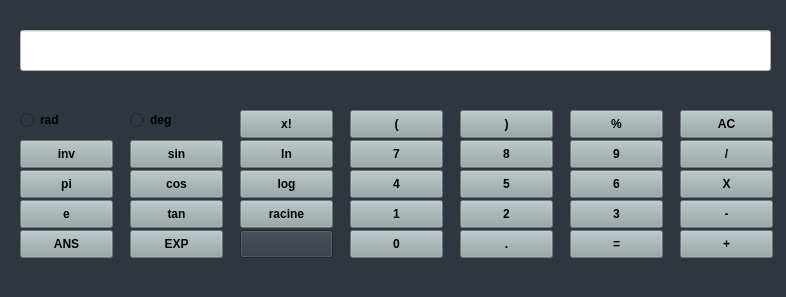
<?xml version="1.0" encoding="UTF-8"?>
<ui version="4.0">
 <class>MainWindow</class>
 <widget class="QMainWindow" name="MainWindow">
  <property name="enabled">
   <bool>true</bool>
  </property>
  <property name="geometry">
   <rect>
    <x>0</x>
    <y>0</y>
    <width>786</width>
    <height>297</height>
   </rect>
  </property>
  <property name="windowTitle">
   <string>MainWindow</string>
  </property>
  <property name="styleSheet">
   <string notr="true">background-color:rgb(47, 54, 64)</string>
  </property>
  <property name="flat" stdset="0">
   <color>
    <red>44</red>
    <green>62</green>
    <blue>80</blue>
   </color>
  </property>
  <widget class="QWidget" name="centralwidget">
   <widget class="QPushButton" name="multipl_butt">
    <property name="geometry">
     <rect>
      <x>680</x>
      <y>170</y>
      <width>93</width>
      <height>28</height>
     </rect>
    </property>
    <property name="font">
     <font>
      <weight>75</weight>
      <bold>true</bold>
     </font>
    </property>
    <property name="styleSheet">
     <string notr="true">QPushButton {
    background-color: rgb(149, 165, 166);
   
    
}</string>
    </property>
    <property name="text">
     <string>X</string>
    </property>
   </widget>
   <widget class="QPushButton" name="plus_butt">
    <property name="geometry">
     <rect>
      <x>680</x>
      <y>230</y>
      <width>93</width>
      <height>28</height>
     </rect>
    </property>
    <property name="font">
     <font>
      <weight>75</weight>
      <bold>true</bold>
     </font>
    </property>
    <property name="styleSheet">
     <string notr="true">QPushButton {
    background-color: rgb(149, 165, 166);
   
    
}</string>
    </property>
    <property name="text">
     <string>+</string>
    </property>
   </widget>
   <widget class="QPushButton" name="divise_butt">
    <property name="geometry">
     <rect>
      <x>680</x>
      <y>140</y>
      <width>93</width>
      <height>28</height>
     </rect>
    </property>
    <property name="font">
     <font>
      <weight>75</weight>
      <bold>true</bold>
     </font>
    </property>
    <property name="styleSheet">
     <string notr="true">QPushButton {
    background-color: rgb(149, 165, 166);
   
    
}</string>
    </property>
    <property name="text">
     <string>/</string>
    </property>
   </widget>
   <widget class="QPushButton" name="butt_3">
    <property name="geometry">
     <rect>
      <x>570</x>
      <y>200</y>
      <width>93</width>
      <height>28</height>
     </rect>
    </property>
    <property name="font">
     <font>
      <weight>75</weight>
      <bold>true</bold>
     </font>
    </property>
    <property name="styleSheet">
     <string notr="true">QPushButton {
    background-color: rgb(149, 165, 166);
   
    
}</string>
    </property>
    <property name="text">
     <string>3</string>
    </property>
   </widget>
   <widget class="QPushButton" name="minu_butt">
    <property name="geometry">
     <rect>
      <x>680</x>
      <y>200</y>
      <width>93</width>
      <height>28</height>
     </rect>
    </property>
    <property name="font">
     <font>
      <weight>75</weight>
      <bold>true</bold>
     </font>
    </property>
    <property name="styleSheet">
     <string notr="true">QPushButton {
    background-color: rgb(149, 165, 166);
   
    
}</string>
    </property>
    <property name="text">
     <string>-</string>
    </property>
   </widget>
   <widget class="QPushButton" name="equal_butt">
    <property name="geometry">
     <rect>
      <x>570</x>
      <y>230</y>
      <width>93</width>
      <height>28</height>
     </rect>
    </property>
    <property name="font">
     <font>
      <weight>75</weight>
      <bold>true</bold>
     </font>
    </property>
    <property name="styleSheet">
     <string notr="true">QPushButton {
    background-color: rgb(149, 165, 166);
   
    
}</string>
    </property>
    <property name="text">
     <string>=</string>
    </property>
   </widget>
   <widget class="QPushButton" name="butt_6">
    <property name="geometry">
     <rect>
      <x>570</x>
      <y>170</y>
      <width>93</width>
      <height>28</height>
     </rect>
    </property>
    <property name="font">
     <font>
      <weight>75</weight>
      <bold>true</bold>
     </font>
    </property>
    <property name="styleSheet">
     <string notr="true">QPushButton {
    background-color: rgb(149, 165, 166);
   
    
}</string>
    </property>
    <property name="text">
     <string>6</string>
    </property>
   </widget>
   <widget class="QPushButton" name="clear_butt">
    <property name="geometry">
     <rect>
      <x>680</x>
      <y>110</y>
      <width>93</width>
      <height>28</height>
     </rect>
    </property>
    <property name="font">
     <font>
      <weight>75</weight>
      <bold>true</bold>
     </font>
    </property>
    <property name="styleSheet">
     <string notr="true">QPushButton {
    background-color: rgb(149, 165, 166);
   
    
}</string>
    </property>
    <property name="text">
     <string>AC</string>
    </property>
   </widget>
   <widget class="QPushButton" name="butt_9">
    <property name="geometry">
     <rect>
      <x>570</x>
      <y>140</y>
      <width>93</width>
      <height>28</height>
     </rect>
    </property>
    <property name="font">
     <font>
      <weight>75</weight>
      <bold>true</bold>
     </font>
    </property>
    <property name="styleSheet">
     <string notr="true">QPushButton {
    background-color: rgb(149, 165, 166);
   
    
}</string>
    </property>
    <property name="text">
     <string>9</string>
    </property>
   </widget>
   <widget class="QPushButton" name="percentage_butt">
    <property name="geometry">
     <rect>
      <x>570</x>
      <y>110</y>
      <width>93</width>
      <height>28</height>
     </rect>
    </property>
    <property name="font">
     <font>
      <weight>75</weight>
      <bold>true</bold>
     </font>
    </property>
    <property name="styleSheet">
     <string notr="true">QPushButton {
    background-color: rgb(149, 165, 166);
   
    
}</string>
    </property>
    <property name="text">
     <string>%</string>
    </property>
   </widget>
   <widget class="QPushButton" name="paren_1">
    <property name="geometry">
     <rect>
      <x>350</x>
      <y>110</y>
      <width>93</width>
      <height>28</height>
     </rect>
    </property>
    <property name="font">
     <font>
      <weight>75</weight>
      <bold>true</bold>
     </font>
    </property>
    <property name="styleSheet">
     <string notr="true">QPushButton {
    background-color: rgb(149, 165, 166);
   
    
}</string>
    </property>
    <property name="text">
     <string>(</string>
    </property>
   </widget>
   <widget class="QPushButton" name="point_butt">
    <property name="geometry">
     <rect>
      <x>460</x>
      <y>230</y>
      <width>93</width>
      <height>28</height>
     </rect>
    </property>
    <property name="font">
     <font>
      <weight>75</weight>
      <bold>true</bold>
     </font>
    </property>
    <property name="styleSheet">
     <string notr="true">QPushButton {
    background-color: rgb(149, 165, 166);
   
    
}</string>
    </property>
    <property name="text">
     <string>.</string>
    </property>
   </widget>
   <widget class="QPushButton" name="butt_7">
    <property name="geometry">
     <rect>
      <x>350</x>
      <y>140</y>
      <width>93</width>
      <height>28</height>
     </rect>
    </property>
    <property name="font">
     <font>
      <weight>75</weight>
      <bold>true</bold>
     </font>
    </property>
    <property name="styleSheet">
     <string notr="true">QPushButton {
    background-color: rgb(149, 165, 166);
   
    
}</string>
    </property>
    <property name="text">
     <string>7</string>
    </property>
   </widget>
   <widget class="QPushButton" name="butt_8">
    <property name="geometry">
     <rect>
      <x>460</x>
      <y>140</y>
      <width>93</width>
      <height>28</height>
     </rect>
    </property>
    <property name="font">
     <font>
      <weight>75</weight>
      <bold>true</bold>
     </font>
    </property>
    <property name="styleSheet">
     <string notr="true">QPushButton {
    background-color: rgb(149, 165, 166);
   
    
}</string>
    </property>
    <property name="text">
     <string>8</string>
    </property>
   </widget>
   <widget class="QPushButton" name="butt_2">
    <property name="geometry">
     <rect>
      <x>460</x>
      <y>200</y>
      <width>93</width>
      <height>28</height>
     </rect>
    </property>
    <property name="font">
     <font>
      <weight>75</weight>
      <bold>true</bold>
     </font>
    </property>
    <property name="styleSheet">
     <string notr="true">QPushButton {
    background-color: rgb(149, 165, 166);
   
    
}</string>
    </property>
    <property name="text">
     <string>2</string>
    </property>
   </widget>
   <widget class="QPushButton" name="butt_4">
    <property name="geometry">
     <rect>
      <x>350</x>
      <y>170</y>
      <width>93</width>
      <height>28</height>
     </rect>
    </property>
    <property name="font">
     <font>
      <weight>75</weight>
      <bold>true</bold>
     </font>
    </property>
    <property name="styleSheet">
     <string notr="true">QPushButton {
    background-color: rgb(149, 165, 166);
   
    
}</string>
    </property>
    <property name="text">
     <string>4</string>
    </property>
   </widget>
   <widget class="QPushButton" name="butt_1">
    <property name="geometry">
     <rect>
      <x>350</x>
      <y>200</y>
      <width>93</width>
      <height>28</height>
     </rect>
    </property>
    <property name="font">
     <font>
      <weight>75</weight>
      <bold>true</bold>
     </font>
    </property>
    <property name="styleSheet">
     <string notr="true">QPushButton {
    background-color: rgb(149, 165, 166);
   
    
}</string>
    </property>
    <property name="text">
     <string>1</string>
    </property>
   </widget>
   <widget class="QPushButton" name="paren_2">
    <property name="geometry">
     <rect>
      <x>460</x>
      <y>110</y>
      <width>93</width>
      <height>28</height>
     </rect>
    </property>
    <property name="font">
     <font>
      <weight>75</weight>
      <bold>true</bold>
     </font>
    </property>
    <property name="cursor">
     <cursorShape>ArrowCursor</cursorShape>
    </property>
    <property name="mouseTracking">
     <bool>false</bool>
    </property>
    <property name="styleSheet">
     <string notr="true">QPushButton {
    background-color: rgb(149, 165, 166);
   
    
}</string>
    </property>
    <property name="text">
     <string>)</string>
    </property>
    <property name="autoDefault">
     <bool>false</bool>
    </property>
   </widget>
   <widget class="QPushButton" name="butt_5">
    <property name="geometry">
     <rect>
      <x>460</x>
      <y>170</y>
      <width>93</width>
      <height>28</height>
     </rect>
    </property>
    <property name="font">
     <font>
      <weight>75</weight>
      <bold>true</bold>
     </font>
    </property>
    <property name="styleSheet">
     <string notr="true">QPushButton {
    background-color: rgb(149, 165, 166);
   
    
}</string>
    </property>
    <property name="text">
     <string>5</string>
    </property>
   </widget>
   <widget class="QPushButton" name="butt_0">
    <property name="geometry">
     <rect>
      <x>350</x>
      <y>230</y>
      <width>93</width>
      <height>28</height>
     </rect>
    </property>
    <property name="font">
     <font>
      <weight>75</weight>
      <bold>true</bold>
     </font>
    </property>
    <property name="autoFillBackground">
     <bool>true</bool>
    </property>
    <property name="styleSheet">
     <string notr="true">QPushButton {
    background-color: rgb(149, 165, 166);
   
    
}</string>
    </property>
    <property name="text">
     <string>0</string>
    </property>
   </widget>
   <widget class="QPushButton" name="exp_butt">
    <property name="geometry">
     <rect>
      <x>130</x>
      <y>230</y>
      <width>93</width>
      <height>28</height>
     </rect>
    </property>
    <property name="font">
     <font>
      <weight>75</weight>
      <bold>true</bold>
     </font>
    </property>
    <property name="styleSheet">
     <string notr="true">QPushButton {
    background-color: rgb(149, 165, 166);
   
    
}</string>
    </property>
    <property name="text">
     <string>EXP</string>
    </property>
   </widget>
   <widget class="QPushButton" name="sin_butt">
    <property name="geometry">
     <rect>
      <x>130</x>
      <y>140</y>
      <width>93</width>
      <height>28</height>
     </rect>
    </property>
    <property name="font">
     <font>
      <weight>75</weight>
      <bold>true</bold>
     </font>
    </property>
    <property name="styleSheet">
     <string notr="true">QPushButton {
    background-color: rgb(149, 165, 166);
   
    
}</string>
    </property>
    <property name="text">
     <string>sin</string>
    </property>
   </widget>
   <widget class="QPushButton" name="ln_butt">
    <property name="geometry">
     <rect>
      <x>240</x>
      <y>140</y>
      <width>93</width>
      <height>28</height>
     </rect>
    </property>
    <property name="font">
     <font>
      <weight>75</weight>
      <bold>true</bold>
     </font>
    </property>
    <property name="styleSheet">
     <string notr="true">QPushButton {
    background-color: rgb(149, 165, 166);
   
    
}</string>
    </property>
    <property name="text">
     <string>ln</string>
    </property>
   </widget>
   <widget class="QPushButton" name="racine">
    <property name="geometry">
     <rect>
      <x>240</x>
      <y>200</y>
      <width>93</width>
      <height>28</height>
     </rect>
    </property>
    <property name="font">
     <font>
      <weight>75</weight>
      <bold>true</bold>
     </font>
    </property>
    <property name="styleSheet">
     <string notr="true">QPushButton {
    background-color: rgb(149, 165, 166);
   
    
}</string>
    </property>
    <property name="text">
     <string>racine</string>
    </property>
   </widget>
   <widget class="QPushButton" name="pushButton_29">
    <property name="enabled">
     <bool>true</bool>
    </property>
    <property name="geometry">
     <rect>
      <x>240</x>
      <y>230</y>
      <width>93</width>
      <height>28</height>
     </rect>
    </property>
    <property name="font">
     <font>
      <weight>75</weight>
      <bold>true</bold>
     </font>
    </property>
    <property name="text">
     <string/>
    </property>
   </widget>
   <widget class="QPushButton" name="log_butt">
    <property name="geometry">
     <rect>
      <x>240</x>
      <y>170</y>
      <width>93</width>
      <height>28</height>
     </rect>
    </property>
    <property name="font">
     <font>
      <weight>75</weight>
      <bold>true</bold>
     </font>
    </property>
    <property name="styleSheet">
     <string notr="true">QPushButton {
    background-color: rgb(149, 165, 166);
   
    
}</string>
    </property>
    <property name="text">
     <string>log</string>
    </property>
   </widget>
   <widget class="QPushButton" name="cos_butt">
    <property name="geometry">
     <rect>
      <x>130</x>
      <y>170</y>
      <width>93</width>
      <height>28</height>
     </rect>
    </property>
    <property name="font">
     <font>
      <weight>75</weight>
      <bold>true</bold>
     </font>
    </property>
    <property name="styleSheet">
     <string notr="true">QPushButton {
    background-color: rgb(149, 165, 166);
   
    
}</string>
    </property>
    <property name="text">
     <string>cos</string>
    </property>
   </widget>
   <widget class="QPushButton" name="tan_butt">
    <property name="geometry">
     <rect>
      <x>130</x>
      <y>200</y>
      <width>93</width>
      <height>28</height>
     </rect>
    </property>
    <property name="font">
     <font>
      <weight>75</weight>
      <bold>true</bold>
     </font>
    </property>
    <property name="styleSheet">
     <string notr="true">QPushButton {
    background-color: rgb(149, 165, 166);
   
    
}</string>
    </property>
    <property name="text">
     <string>tan</string>
    </property>
   </widget>
   <widget class="QPushButton" name="factoriel_butt">
    <property name="geometry">
     <rect>
      <x>240</x>
      <y>110</y>
      <width>93</width>
      <height>28</height>
     </rect>
    </property>
    <property name="font">
     <font>
      <weight>75</weight>
      <bold>true</bold>
     </font>
    </property>
    <property name="styleSheet">
     <string notr="true">QPushButton {
    background-color: rgb(149, 165, 166);
   
    
}</string>
    </property>
    <property name="text">
     <string>x!</string>
    </property>
   </widget>
   <widget class="QPushButton" name="exp_butt_2">
    <property name="geometry">
     <rect>
      <x>20</x>
      <y>200</y>
      <width>93</width>
      <height>28</height>
     </rect>
    </property>
    <property name="font">
     <font>
      <weight>75</weight>
      <bold>true</bold>
     </font>
    </property>
    <property name="styleSheet">
     <string notr="true">QPushButton {
    background-color: rgb(149, 165, 166);
   
    
}</string>
    </property>
    <property name="text">
     <string>e</string>
    </property>
   </widget>
   <widget class="QPushButton" name="pi_butt">
    <property name="geometry">
     <rect>
      <x>20</x>
      <y>170</y>
      <width>93</width>
      <height>28</height>
     </rect>
    </property>
    <property name="font">
     <font>
      <weight>75</weight>
      <bold>true</bold>
     </font>
    </property>
    <property name="styleSheet">
     <string notr="true">QPushButton {
    background-color: rgb(149, 165, 166);
   
    
}</string>
    </property>
    <property name="text">
     <string>pi</string>
    </property>
   </widget>
   <widget class="QPushButton" name="pushButton_37">
    <property name="geometry">
     <rect>
      <x>20</x>
      <y>140</y>
      <width>93</width>
      <height>28</height>
     </rect>
    </property>
    <property name="font">
     <font>
      <weight>75</weight>
      <bold>true</bold>
     </font>
    </property>
    <property name="styleSheet">
     <string notr="true">QPushButton {
    background-color: rgb(149, 165, 166);
   
    
}</string>
    </property>
    <property name="text">
     <string>inv</string>
    </property>
   </widget>
   <widget class="QPushButton" name="pushButton_38">
    <property name="geometry">
     <rect>
      <x>20</x>
      <y>230</y>
      <width>93</width>
      <height>28</height>
     </rect>
    </property>
    <property name="font">
     <font>
      <weight>75</weight>
      <bold>true</bold>
     </font>
    </property>
    <property name="styleSheet">
     <string notr="true">QPushButton {
    background-color: rgb(149, 165, 166);
   
    
}</string>
    </property>
    <property name="text">
     <string>ANS</string>
    </property>
   </widget>
   <widget class="QRadioButton" name="radioButton">
    <property name="geometry">
     <rect>
      <x>130</x>
      <y>110</y>
      <width>95</width>
      <height>20</height>
     </rect>
    </property>
    <property name="font">
     <font>
      <weight>75</weight>
      <bold>true</bold>
     </font>
    </property>
    <property name="text">
     <string>deg</string>
    </property>
   </widget>
   <widget class="QRadioButton" name="radioButton_2">
    <property name="geometry">
     <rect>
      <x>20</x>
      <y>110</y>
      <width>95</width>
      <height>20</height>
     </rect>
    </property>
    <property name="font">
     <font>
      <weight>75</weight>
      <bold>true</bold>
     </font>
    </property>
    <property name="styleSheet">
     <string notr="true">QPushButton {
    background-color: rgb(149, 165, 166);
   
    
}</string>
    </property>
    <property name="text">
     <string>rad</string>
    </property>
   </widget>
   <widget class="QLineEdit" name="lineEdit">
    <property name="geometry">
     <rect>
      <x>20</x>
      <y>30</y>
      <width>751</width>
      <height>41</height>
     </rect>
    </property>
    <property name="font">
     <font>
      <pointsize>11</pointsize>
      <weight>75</weight>
      <bold>true</bold>
     </font>
    </property>
    <property name="styleSheet">
     <string notr="true">background-color: rgb(255, 255, 255);</string>
    </property>
    <property name="text">
     <string/>
    </property>
    <property name="readOnly">
     <bool>true</bool>
    </property>
   </widget>
   <zorder>divise_butt</zorder>
   <zorder>clear_butt</zorder>
   <zorder>minu_butt</zorder>
   <zorder>butt_0</zorder>
   <zorder>butt_7</zorder>
   <zorder>factoriel_butt</zorder>
   <zorder>cos_butt</zorder>
   <zorder>percentage_butt</zorder>
   <zorder>pushButton_29</zorder>
   <zorder>exp_butt</zorder>
   <zorder>butt_6</zorder>
   <zorder>paren_2</zorder>
   <zorder>butt_4</zorder>
   <zorder>butt_8</zorder>
   <zorder>butt_5</zorder>
   <zorder>plus_butt</zorder>
   <zorder>log_butt</zorder>
   <zorder>racine</zorder>
   <zorder>butt_2</zorder>
   <zorder>equal_butt</zorder>
   <zorder>pi_butt</zorder>
   <zorder>butt_1</zorder>
   <zorder>sin_butt</zorder>
   <zorder>tan_butt</zorder>
   <zorder>paren_1</zorder>
   <zorder>butt_9</zorder>
   <zorder>pushButton_37</zorder>
   <zorder>multipl_butt</zorder>
   <zorder>pushButton_38</zorder>
   <zorder>butt_3</zorder>
   <zorder>point_butt</zorder>
   <zorder>exp_butt_2</zorder>
   <zorder>ln_butt</zorder>
   <zorder>radioButton</zorder>
   <zorder>radioButton_2</zorder>
   <zorder>lineEdit</zorder>
  </widget>
  <widget class="QStatusBar" name="statusbar"/>
 </widget>
 <resources/>
 <connections/>
</ui>
